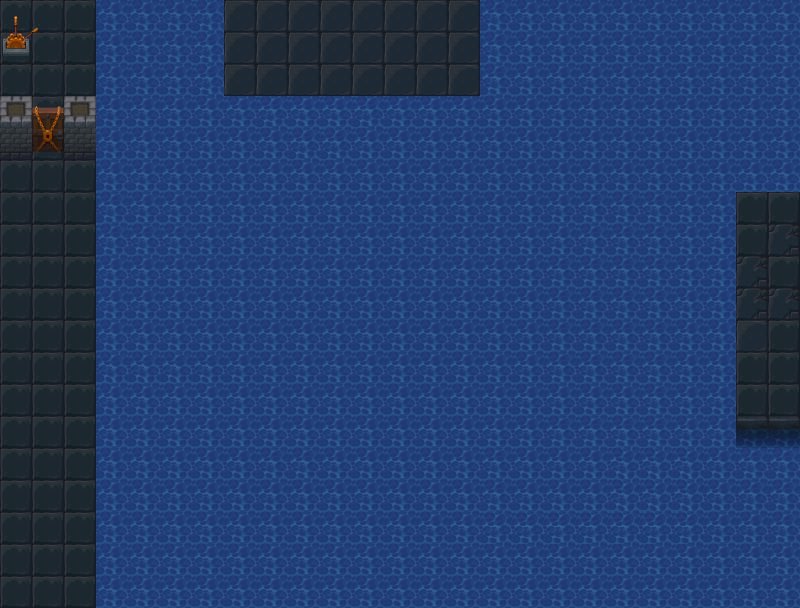

The image is a tile-based game level rendered from a .tmx file. Its description and source (layers, tilesets, objects; grid data summarised) follow:
An orthogonal 25x19 tile map with 32x32 px tiles, 5 tile layers (bg, switchOff, switchOn, doorClosed, ...) and 24 objects (5x water, 4x collision, 2x key, 2x slingshot, 2x lasso, ...).

<map version="1.0" tiledversion="2018.04.18" orientation="orthogonal" renderorder="right-down" width="25" height="19" tilewidth="32" tileheight="32" infinite="0" nextobjectid="41">
 <tileset firstgid="1" name="tiles" tilewidth="32" tileheight="32" tilecount="240" columns="10">
  <image source="tiles.png" width="320" height="768" />
 </tileset>
 <layer name="bg" width="25" height="19">
  <properties>
   <property name="bg" value="1" />
  </properties>
  <data>[475 cells, 475 non-empty, 11 distinct tile ids]</data>
 </layer>
 <layer name="switchOff" width="25" height="19">
  <properties>
   <property name="switchoff" value="1" />
  </properties>
  <data>[475 cells, 10 non-empty, 4 distinct tile ids]</data>
 </layer>
 <objectgroup name="openDoor">
  <properties>
   <property name="opendoor" value="1" />
  </properties>
  <object id="2" name="1" x="21.6264" y="155.882" width="53.9211" height="33.6608" />
 </objectgroup>
 <objectgroup name="door">
  <properties>
   <property name="door" value="1" />
  </properties>
  <object id="1" name="1" type="door" x="35.9263" y="111.08" width="29.097" height="48.9393">
   <properties>
    <property name="need" value="key1" />
   </properties>
  </object>
 </objectgroup>
 <objectgroup name="waterright">
  <object id="22" type="waterright" x="732.245" y="2.59202" width="3.88802" height="603.94" />
 </objectgroup>
 <objectgroup name="button">
  <properties>
   <property name="button" value="1" />
  </properties>
  <object id="25" name="1.1" x="750.389" y="207.361" width="45.3603" height="47.9523" />
  <object id="27" name="1.2" x="19.8675" y="209.305" width="50.8935" height="57.4377" />
 </objectgroup>
 <objectgroup name="waterleft">
  <object id="24" type="waterleft" x="96.4212" y="3.88802" width="1.12075" height="602.644" />
 </objectgroup>
 <objectgroup name="item">
  <properties>
   <property name="item" value="1" />
  </properties>
  <object id="20" name="key1" type="key" x="325.397" y="34.5918" width="21.5367" height="18.346">
   <properties>
    <property name="from" value="key1" />
   </properties>
  </object>
  <object id="29" name="slingshot" type="slingshot" x="760.301" y="363.608" width="27.0833" height="26.0417">
   <properties>
    <property name="from" value="slingshot" />
   </properties>
  </object>
  <object id="36" name="lasso" type="lasso" x="37.4089" y="559.53" width="27.0833" height="26.0417">
   <properties>
    <property name="from" value="lasso" />
   </properties>
  </object>
 </objectgroup>
 <objectgroup name="character">
  <object id="4" name="princess" type="player" x="775.902" y="297.618" width="10.9584" height="10.9584">
   <ellipse />
  </object>
 </objectgroup>
 <objectgroup name="block">
  <properties>
   <property name="block" value="1" />
  </properties>
  <object id="28" name="1" type="block" x="705.029" y="222.913" width="28.5122" height="33.6962" />
 </objectgroup>
 <objectgroup name="itemChoose">
  <properties>
   <property name="itemchoose" value="1" />
  </properties>
  <object id="30" name="slingshot" type="slingshot" x="748.08" y="352.015" width="47.2056" height="52.2633" />
  <object id="21" name="key1" type="key" x="309.443" y="18.6388" width="55.0382" height="53.4429" />
  <object id="37" name="lasso" type="lasso" x="25.1878" y="547.937" width="47.2056" height="52.2633" />
 </objectgroup>
 <objectgroup name="openSwitch">
  <object id="10" type="opensw" x="-0.0233038" y="1.3306" width="48.8129" height="71.7428" />
 </objectgroup>
 <objectgroup name="collision">
  <object id="39" type="collision" x="32.4549" y="226.707" width="29.0986" height="29.7177" />
  <object id="38" type="collision" x="768.326" y="225.359" width="29.0986" height="29.7177" />
 </objectgroup>
 <objectgroup name="water">
  <object id="11" type="water" x="99.702" y="2.01096" width="121.139" height="92.6722" />
  <object id="13" type="water" x="100.689" y="99.6374" width="372.34" height="500.886" />
  <object id="14" type="water" x="728.54" y="9.57053" width="69.7739" height="177.61" />
  <object id="15" type="water" x="481.348" y="6.22575" width="246.07" height="596.538" />
  <object id="31" type="water" x="735.361" y="413.478" width="61.3625" height="184.82" />
  <object id="33" type="collision" x="68.4932" y="128.575" width="26.436" height="27.6376" />
  <object id="35" type="collision" x="2.40324" y="127.974" width="26.436" height="27.6376" />
 </objectgroup>
 <layer name="switchOn" width="25" height="19">
  <properties>
   <property name="switchon" value="1" />
  </properties>
  <data>[475 cells, 2 non-empty, 2 distinct tile ids]</data>
 </layer>
 <layer name="doorClosed" width="25" height="19">
  <properties>
   <property name="doorClosed" value="1" />
  </properties>
  <data>[475 cells, 2 non-empty, 2 distinct tile ids]</data>
 </layer>
 <layer name="fg" width="25" height="19">
  <properties>
   <property name="fg" value="1" />
  </properties>
  <data>[475 cells, 0 non-empty, 0 distinct tile ids]</data>
 </layer>
</map>
